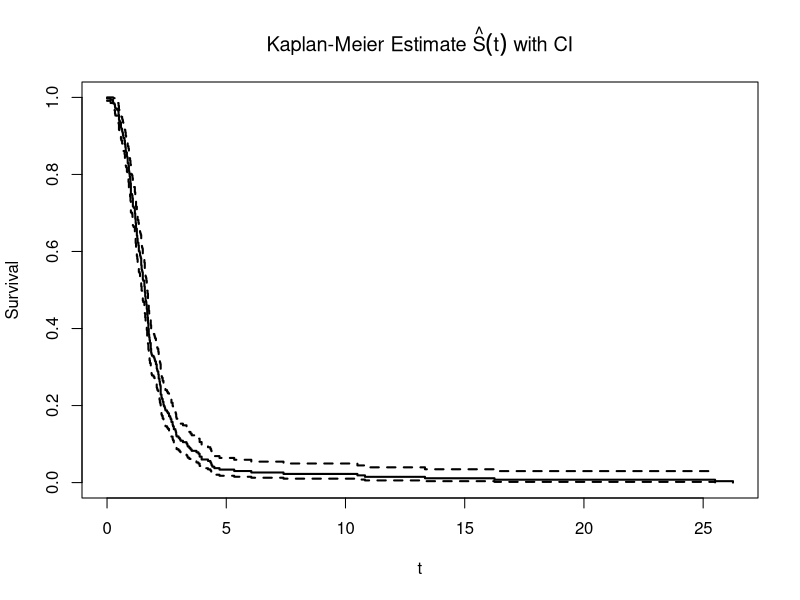
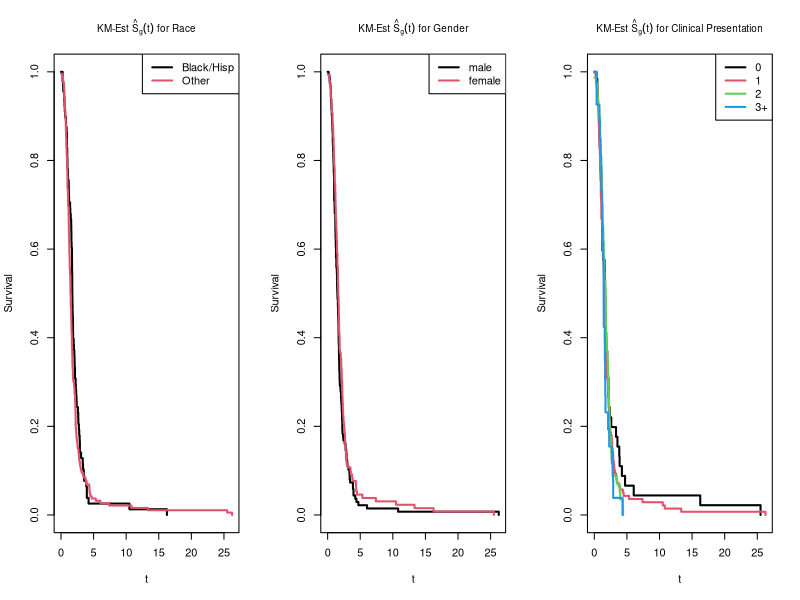

Recreate these plots in R, in order. (Note: this script raises an error after producing the figures.)
## ---- chunk 1
knitr::opts_chunk$set(echo = FALSE, warning = FALSE, message=FALSE)
library(ggplot2)
library(survival)
library(gridExtra)
library(dplyr)
library(reshape2)
dat <- read.table("kellydat.txt", header=T)

## ---- chunk 2
dat$race = "Other"
dat$race[dat$black==1|dat$hisp==1 ]="Black or Hispanic"
dat$gender = "male"
dat$gender[dat$male==0]="female"
dat$symptom = "0"
dat$symptom[dat$sn1==1]="1"
dat$symptom[dat$sn2==1]="2"
dat$symptom[dat$sn3==1|dat$all4==1]="3+"
dat$scan="not scanned"
dat$scan[dat$fail==1]="scanned"
dat = dat %>% group_by(race) %>% mutate(racescan = ifelse(fail == 1, mean(fail), 1-mean(fail)))
dat = dat %>% group_by(symptom) %>% mutate(symptomscan = ifelse(fail == 1, mean(fail), 1-mean(fail)))
dat = dat %>% group_by(gender) %>% mutate(genderscan = ifelse(fail == 1, mean(fail), 1-mean(fail))) %>% as.data.frame()
## ---- chunk 3
dat.KM <- survfit(Surv(nctdel, fail) ~ 1, data = dat) #estimated survival curve 

plot(dat.KM, main=expression(paste("Kaplan-Meier Estimate ", hat(S)(t), " with CI")),
     xlab="t", ylab="Survival", lwd=2)
## ---- chunk 4

par(mfrow=c(1,3))
dat.KM.race <- survfit(Surv(nctdel, fail) ~ race, type="kaplan-meier", conf.type="log", data=dat)

plot(dat.KM.race, main=expression(paste("KM-Est ", hat(S)[g](t), " for Race")),
     xlab="t", ylab="Survival", lwd=2, col=1:3, cex.main=0.9)
legend(x="topright", col=1:2, lwd=2, legend=c("Black/Hisp", "Other"))


dat.KM.gender <- survfit(Surv(nctdel, fail) ~ male, type="kaplan-meier", conf.type="log", data=dat)

plot(dat.KM.gender, main=expression(paste("KM-Est ", hat(S)[g](t), " for Gender")),
     xlab="t", ylab="Survival", lwd=2, col=1:2, cex.main=0.9)
legend(x="topright", col=1:2, lwd=2, legend=c("male", "female"))


dat.KM.symptom <- survfit(Surv(nctdel, fail) ~ symptom, type="kaplan-meier", conf.type="log", data=dat)

plot(dat.KM.symptom, main=expression(paste("KM-Est ", hat(S)[g](t), " for Clinical Presentation")),
     xlab="t", ylab="Survival", lwd=2, col=1:4, cex.main=0.9)
legend(x="topright", col=1:4, lwd=2, legend=c("0", "1", "2", "3+"))


## ---- chunk 5

lower_bound <- function(x, bounds){
  ret <- rep(NA, length(x))
  for(i in 1:length(x)){
    xi <- x[i]
    found <- (which(xi >= c(-Inf, bounds) & (xi <= c(bounds, Inf))))[1] - 1
    if(found==0){found<-1}
    ret[i] <- bounds[found]
  }
  return(ret)
}

bounds <- seq(0, floor(max(dat$nctdel)))

dat$timecat <- lower_bound(dat$nctdel, bounds)
dat$personid <- 1:nrow(dat)
datcat <- merge(dat$personid, bounds) %>% 
          unique() %>% 
          rename(personid=x, timecat=y) %>% 
          arrange(personid, timecat) %>% 
            #take all unique combinations of people and time categories
          merge(dat, by=c("personid", "timecat"), all=TRUE) %>%
          #select(personid, timecat, fail) %>%
          mutate(fail = ifelse(is.na(fail), 0, fail)) %>%
            #add fail column
          group_by(personid) %>%
          mutate(maxtimecat = max(timecat[fail==1]),
                 atrisk = (fail==1 | timecat < maxtimecat)) %>%
            #for each person, identify rows where persons are not at risk (after they fail), and remove those rows
          filter(atrisk) %>%
          select(personid, timecat, fail) %>%
          as.data.frame()


dcast(test, personid ~ timecat, fun.aggregate = seq, from=1, to=timecat)
